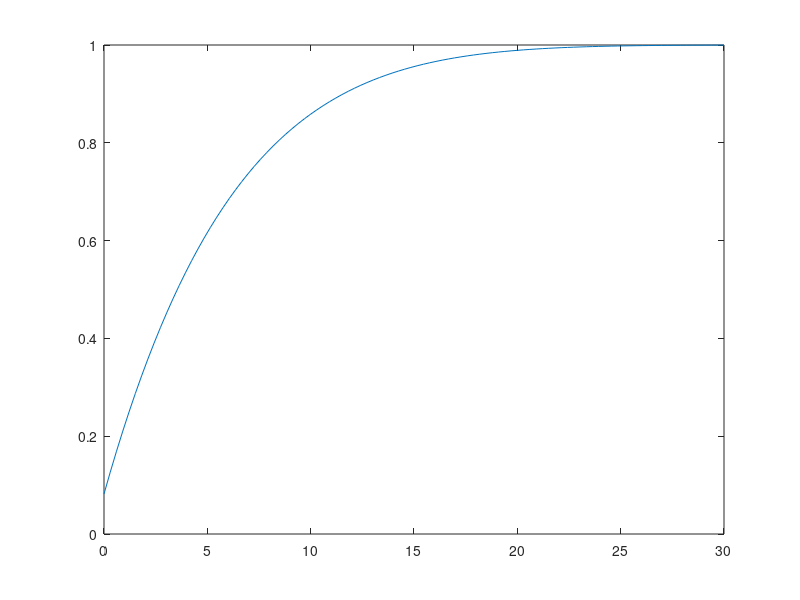

The MATLAB script that drew this image:
A = 23309584;
r = 300;
v = 16;
foft = 0.95;
t = 900;

n_float = log(1.0 - foft)./(log(1.0 - (pi*r.^2 + 2 * r .* v .* t)/A))
n = ceil(n_float);

V = linspace(0,30);
FofT = 1.0 - (1 - (pi*r.^2 + 2*r.*V.*t)/A).^n
plot(V,FofT)
csvwrite('robustness.csv',[V' FofT'])
pause
